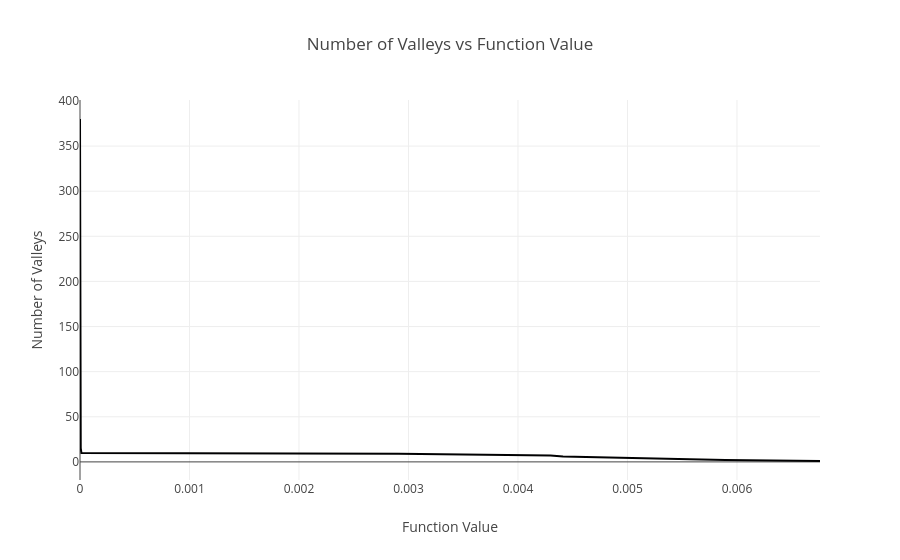

Notebook source saved alongside this figure:
### Code cell
px.line(x=fns_norm, y=counts_norm_min, labels={"x": "Function Value", "y": "Number of Valleys"}, title="Number of Valleys vs Function Value")

### Figure 1 — Plotly figure (JSON) as saved in the notebook; plotly's stock layout.template omitted (floating-point values rounded to 4 significant figures; data arrays with more than 128 entries replaced by an {"elided": "..."} marker saying what was removed)
{"data": [{"hovertemplate": "Function Value=%{x}<br>Number of Valleys=%{y}<extra></extra>", "legendgroup": "", "line": {"color": "#000001", "dash": "solid"}, "marker": {"symbol": "circle"}, "mode": "lines", "name": "", "orientation": "v", "showlegend": false, "type": "scatter", "x": {"elided": "380 float values"}, "xaxis": "x", "y": {"elided": "380 int values"}, "yaxis": "y"}], "layout": {"legend": {"tracegroupgap": 0}, "title": {"text": "Number of Valleys vs Function Value"}, "xaxis": {"anchor": "y", "domain": [0, 1], "title": {"text": "Function Value"}}, "yaxis": {"anchor": "x", "domain": [0, 1], "title": {"text": "Number of Valleys"}}}}
